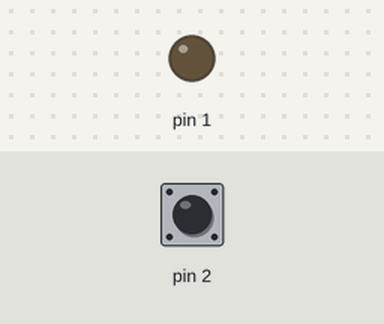
This sketch was run on a simulated Arduino Uno, built with avr-gcc and run on an emulated ATmega328P. Parts: output pins drawn as LEDs (lit = HIGH). The inputs (shaded band) are chosen by the test bench; at power-on: pin 2 HIGH.

Above: at 0.3 s.
At 59.8 s:
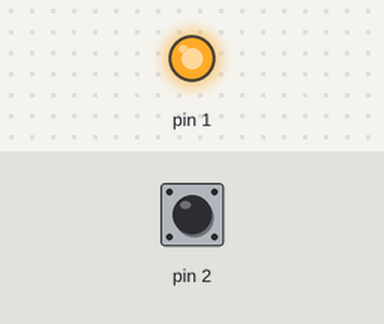
Timing chart, 0 to 61.3 s (numbered marks = the images above):
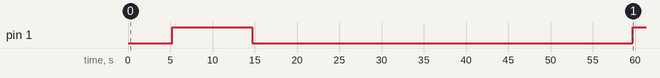

The sketch:

simulation-banner.ino
```cpp
// train/simulation-banner - Tier 3
//
// The close-out payload. Run it immediately after anything else and it states
// plainly that nothing was compromised.
//
// This is the single most important payload in the tier, for a boring reason:
// every awareness exercise is undermined if the audience leaves believing they
// were breached. Be unambiguous. Do not let "it was just a demo" be something
// somebody has to be told by you afterwards.
//
// Keep the numbers in the blank lines below honest for your own environment.
// If you escalate the demo - visible window, Defender alerts, locked
// workstations - say so, so nobody is surprised by the follow-up email.

#include <duck.h>

// A macro, not a function. The call sites read line("text"), and PSTR() has to
// wrap the literal *at the call site* for the compiler to fold it into flash.
// A function taking `const char *` receives a RAM pointer instead, and then
// typeFlash() reads that RAM address with pgm_read_byte() - garbage on screen,
// and the whole string counted against the 512 bytes of SRAM.
#define line(s) do { typeFlash(PSTR(s)); press(KEY_ENTER); } while (0)

void setup() {
  duckBegin();

  // Let the demo payload finish, then take the screen.
  delayOrAbort(1500);

  openRun();
  TYPE("notepad");
  press(KEY_ENTER);
  delay(1500);

  line("############################################################");
  line("#                                                          #");
  line("#        THIS WAS AN AUTHORISED SECURITY EXERCISE.          #");
  line("#                                                          #");
  line("############################################################");
  line("");
  line("Nothing was broken, stolen or changed.");
  line("");
  line("The device you plugged in contained a program that pressed");
  line("keys on this computer. That is all it did. It did not");
  line("install software, read your files, or connect anywhere.");
  line("");
  line("If your screen looked odd, or a window opened by itself,");
  line("that was the demonstration.");
  line("");
  line("WHAT ACTUALLY HAPPENED, IN PLAIN TERMS");
  line("---------------------------------------");
  line("A USB device can pose as a keyboard. The computer cannot tell");
  line("a keyboard from a malicious one by asking. So it lets it");
  line("type. This program then pressed a sequence of keys that opened");
  line("a program and displayed this message.");
  line("");
  line("That is the whole technique. It is simple, it is cheap, and");
  line("it is why 'do not plug in found USB sticks' is real advice.");
  line("");
  line("WHAT TO DO NEXT TIME");
  line("---------------------");
  line("  - Do not plug in a USB device you found or were given by");
  line("    someone you do not know, however urgent the story.");
  line("  - If you have plugged one in already, tell IT. You have");
  line("    nothing to be embarrassed about and it is not a big deal");
  line("    - that is exactly why this exercise exists.");
  line("");
  line("Questions: [name] / [email] / [extension]");

  ledOn();
  delayOrAbort(45000);
  ledOff();
}

void loop() {}
```
